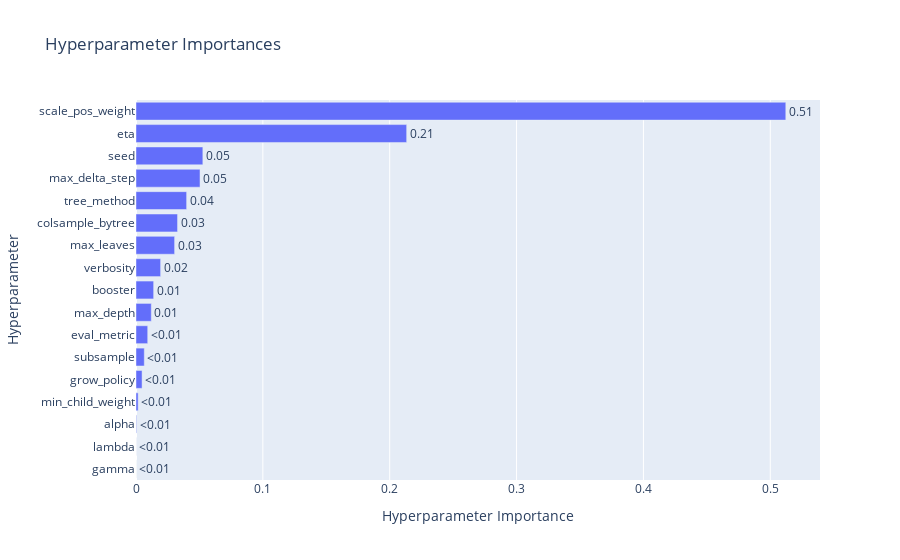

The code cell stored with this chart in its notebook:
### Code cell
fig = optuna.visualization.plot_param_importances(study2)
fig.show()

### Figure 1 — Plotly figure (JSON) as saved in the notebook; plotly's stock layout.template omitted (floating-point values rounded to 4 significant figures)
{"data": [{"cliponaxis": false, "hovertemplate": ["gamma (FloatDistribution): 3.3132511571020976e-07<extra></extra>", "lambda (FloatDistribution): 2.9015922812405025e-05<extra></extra>", "alpha (FloatDistribution): 0.0004260858623254898<extra></extra>", "min_child_weight (FloatDistribution): 0.0016967430676012433<extra></extra>", "grow_policy (CategoricalDistribution): 0.004781210526224999<extra></extra>", "subsample (FloatDistribution): 0.00653641115489956<extra></extra>", "eval_metric (CategoricalDistribution): 0.009242969973578893<extra></extra>", "max_depth (IntDistribution): 0.012056846896981771<extra></extra>", "booster (CategoricalDistribution): 0.013910811450645552<extra></extra>", "verbosity (IntDistribution): 0.019409010929089237<extra></extra>", "max_leaves (IntDistribution): 0.030444085055054082<extra></extra>", "colsample_bytree (FloatDistribution): 0.03275751915848402<extra></extra>", "tree_method (CategoricalDistribution): 0.03991594786580342<extra></extra>", "max_delta_step (IntDistribution): 0.0504692026473793<extra></extra>", "seed (IntDistribution): 0.052699448423540206<extra></extra>", "eta (FloatDistribution): 0.2133752853731118<extra></extra>", "scale_pos_weight (FloatDistribution): 0.5122490743673522<extra></extra>"], "name": "Objective Value", "orientation": "h", "text": ["<0.01", "<0.01", "<0.01", "<0.01", "<0.01", "<0.01", "<0.01", "0.01", "0.01", "0.02", "0.03", "0.03", "0.04", "0.05", "0.05", "0.21", "0.51"], "textposition": "outside", "type": "bar", "x": [3.313e-07, 2.902e-05, 0.0004261, 0.001697, 0.004781, 0.006536, 0.009243, 0.01206, 0.01391, 0.01941, 0.03044, 0.03276, 0.03992, 0.05047, 0.0527, 0.2134, 0.5122], "y": ["gamma", "lambda", "alpha", "min_child_weight", "grow_policy", "subsample", "eval_metric", "max_depth", "booster", "verbosity", "max_leaves", "colsample_bytree", "tree_method", "max_delta_step", "seed", "eta", "scale_pos_weight"]}], "layout": {"title": {"text": "Hyperparameter Importances"}, "xaxis": {"title": {"text": "Hyperparameter Importance"}}, "yaxis": {"title": {"text": "Hyperparameter"}}}}
